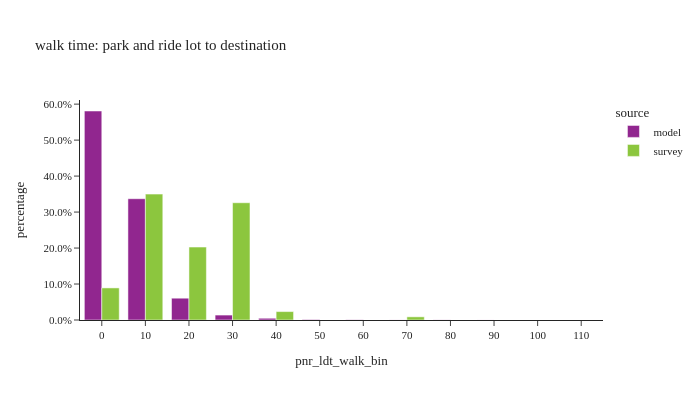

The cell this chart's notebook holds for it:
### Code cell
util.plot_share_barchart(tour_pnr_est_bundle, 'tour_weight', 'pnr_ldt_walk_bin', title="walk time: park and ride lot to destination")

### Figure 1 — Plotly figure (JSON) as saved in the notebook; plotly's stock layout.template omitted (floating-point values rounded to 4 significant figures)
{"data": [{"alignmentgroup": "True", "customdata": [[12810.0, 12810.0], [7432.0, 7432.0], [1336.0, 1336.0], [302.0, 302.0], [107.0, 107.0], [30.0, 30.0], [14.0, 14.0], [5.0, 5.0], [8.0, 8.0], [3.0, 3.0], [1.0, 1.0], [2.0, 2.0]], "hovertemplate": "source=model<br>pnr_ldt_walk_bin=%{x}<br>percentage=%{y}<br>weighted_sum=%{customdata[0]}<br>sample_size=%{customdata[1]}<extra></extra>", "legendgroup": "model", "marker": {"color": "#91268F", "pattern": {"shape": ""}}, "name": "model", "offsetgroup": "model", "orientation": "v", "showlegend": true, "textposition": "auto", "type": "bar", "x": ["0", "10", "20", "30", "40", "50", "60", "70", "80", "90", "100", "110"], "xaxis": "x", "y": [0.5809, 0.3371, 0.06059, 0.0137, 0.004853, 0.001361, 0.0006349, 0.0002268, 0.0003628, 0.0001361, 4.535e-05, 9.071e-05], "yaxis": "y"}, {"alignmentgroup": "True", "customdata": [[1446.0, 2.0], [5673.0, 17.0], [3287.0, 9.0], [5285.0, 5.0], [379.7, 2.0], [143.0, 2.0]], "hovertemplate": "source=survey<br>pnr_ldt_walk_bin=%{x}<br>percentage=%{y}<br>weighted_sum=%{customdata[0]}<br>sample_size=%{customdata[1]}<extra></extra>", "legendgroup": "survey", "marker": {"color": "#8CC63E", "pattern": {"shape": ""}}, "name": "survey", "offsetgroup": "survey", "orientation": "v", "showlegend": true, "textposition": "auto", "type": "bar", "x": ["0", "10", "20", "30", "40", "70"], "xaxis": "x", "y": [0.0892, 0.3499, 0.2027, 0.3259, 0.02342, 0.008822], "yaxis": "y"}], "layout": {"barmode": "group", "height": 400, "legend": {"title": {"text": "source"}, "tracegroupgap": 0}, "title": {"text": "walk time: park and ride lot to destination"}, "width": 700, "xaxis": {"anchor": "y", "domain": [0, 1], "title": {"text": "pnr_ldt_walk_bin"}}, "yaxis": {"anchor": "x", "domain": [0, 1], "tickformat": ".1%", "title": {"text": "percentage"}}}}
